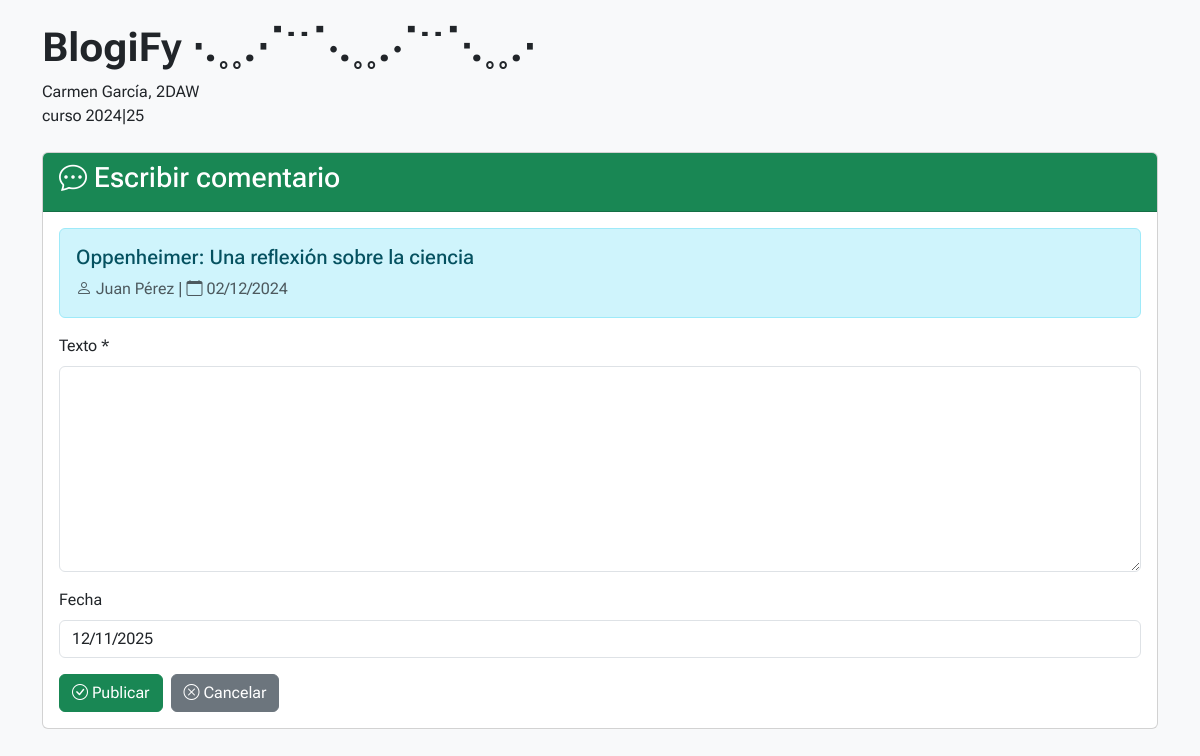
The page /practicaParaExamen/comentario.php?idArt=2 (signed in) on the database its author committed.
### tables this page shows
CREATE TABLE IF NOT EXISTS articulo (
    idArt INT AUTO_INCREMENT PRIMARY KEY,
    titulo VARCHAR(255) NOT NULL,
    texto TEXT NOT NULL,
    positivos INT DEFAULT 0,
    negativos INT DEFAULT 0,
    fecha DATE NOT NULL,
    idAut INT NOT NULL,
    FOREIGN KEY (idAut) REFERENCES usuario(idUsu) ON DELETE CASCADE,
    INDEX idx_autor (idAut),
    INDEX idx_fecha (fecha)
);

CREATE TABLE IF NOT EXISTS usuario (
    idUsu INT AUTO_INCREMENT PRIMARY KEY,
    email VARCHAR(255) NOT NULL UNIQUE,
    nombre VARCHAR(100) NOT NULL,
    clave VARCHAR(255) NOT NULL,
    apellido VARCHAR(100) NOT NULL,
    INDEX idx_email (email)
);

### practicaParaExamen/autoload.php (called while the page is built, shortened)
<?php
spl_autoload_register(function ($class) {
    $prefix = 'Blogify\\';
    $base_dir = __DIR__ . '/';
    $len = strlen($prefix);
    $relative_class = substr($class, $len);
    $parts = explode('\\', $relative_class);
    $className = array_pop($parts);
    $folders = array_map('strtolower', $parts);
    $folders[] = $className;
    $file = $base_dir . implode('/', $folders) . '.php';
});

### practicaParaExamen/session/Sesion.php (called while the page is built, shortened)
<?php
class Sesion
{
    private static $instance = null;
    public static function init()
    {
        if (self::$instance === null) {
            self::$instance = new self();
        }
        return self::$instance;
    }
    public function get($clave)
    {
        return $_SESSION[$clave] ?? null;
    }
}

### practicaParaExamen/config.php (called while the page is built, shortened)
<?php
require_once __DIR__ . '/autoload.php';
$sesion = Sesion::init();

### practicaParaExamen/comentario.php (the view, shortened to what this page needs)
<?php
require_once 'config.php';
$idArt = (int)$_GET['idArt'];
$idPadre = isset($_GET['idPadre']) && is_numeric($_GET['idPadre']) ? (int)$_GET['idPadre'] : null;
$sql = "SELECT a.*, u.nombre, u.apellido
        FROM articulo a
        INNER JOIN usuario u ON a.idAut = u.idUsu
        WHERE a.idArt = :idArt";
$stmt = $pdo->prepare($sql);
$stmt->bindValue(':idArt', $idArt, PDO::PARAM_INT);
$stmt->execute();
$articulo = $stmt->fetch();
$usuario = [
    'idUsu' => $sesion->get('usuario_id'),
    'nombre' => $sesion->get('usuario_nombre'),
    'apellido' => $sesion->get('usuario_apellido')
];
$texto = '';
$esRespuesta = $idPadre !== null;
$tituloAccion = $esRespuesta ? 'Responder a comentario' : 'Escribir comentario';
?>
<!DOCTYPE html>
<html lang="es">
<head>
    <link href="https://cdn.jsdelivr.net/npm/bootstrap@5.3.0/dist/css/bootstrap.min.css" rel="stylesheet">
    <link rel="stylesheet" href="https://cdn.jsdelivr.net/npm/bootstrap-icons@1.11.0/font/bootstrap-icons.css">
</head>
<body>
    <div class="container">
        <header class="mt-4">
            <h1>BlogiFy ⋅.˳˳.⋅ॱ˙˙ॱ⋅.˳˳.⋅ॱ˙˙ॱᐧ.˳˳.⋅</h1>
            <p>
                <?= htmlspecialchars($usuario['nombre'] . " " . $usuario['apellido']) ?>, 2DAW<br />
                curso 2024|25
            </p>
        </header>
        <main class="mt-4">
            <div class="card">
                <div class="card-header bg-success text-white">
                    <h3><i class="bi bi-chat-dots"></i> <?= $tituloAccion ?></h3>
                </div>
                <div class="card-body">
                    <div class="alert alert-info">
                        <h5><?= htmlspecialchars($articulo['titulo']) ?></h5>
                        <p class="mb-0 text-muted">
                            <i class="bi bi-person"></i> <?= htmlspecialchars($articulo['nombre'] . ' ' . $articulo['apellido']) ?> |
                            <i class="bi bi-calendar"></i> <?= date('d/m/Y', strtotime($articulo['fecha'])) ?>
                        </p>
                    </div>
                    <form method="POST" action="">
                        <div class="mb-3">
                            <label for="texto" class="form-label">Texto *</label>
                            <textarea class="form-control" id="texto" name="texto" rows="8" required autofocus><?= htmlspecialchars($texto) ?></textarea>
                        </div>
                        <div class="mb-3">
                            <label for="fecha" class="form-label">Fecha</label>
                            <input type="date" class="form-control" id="fecha" name="fecha"
                                   value="<?= date('Y-m-d') ?>" readonly>
                        </div>
                        <div class="d-flex gap-2">
                            <button type="submit" class="btn btn-success">
                                <i class="bi bi-check-circle"></i> Publicar
                            </button>
                            <a href="leer.php?idArt=<?= $idArt ?>" class="btn btn-secondary">
                                <i class="bi bi-x-circle"></i> Cancelar
                            </a>
                        </div>
                    </form>
                </div>
            </div>
        </main>
    </div>
</body>
</html>

### practicaParaExamen/comentario.php (style rules this page uses)
body { font-family: 'Roboto Flex', sans-serif; background-color: #f8f9fa; }
h1 { font-weight: 700; }

### rows shown on the page
articulo: titulo "Oppenheimer: Una reflexión sobre la ciencia", idAut.apellido "Juan Pérez", fecha "02/12/2024"

### other values the page prints
$usuario['nombre'] . " " . $usuario['apellido'] "Carmen García"
$tituloAccion "Escribir comentario"
